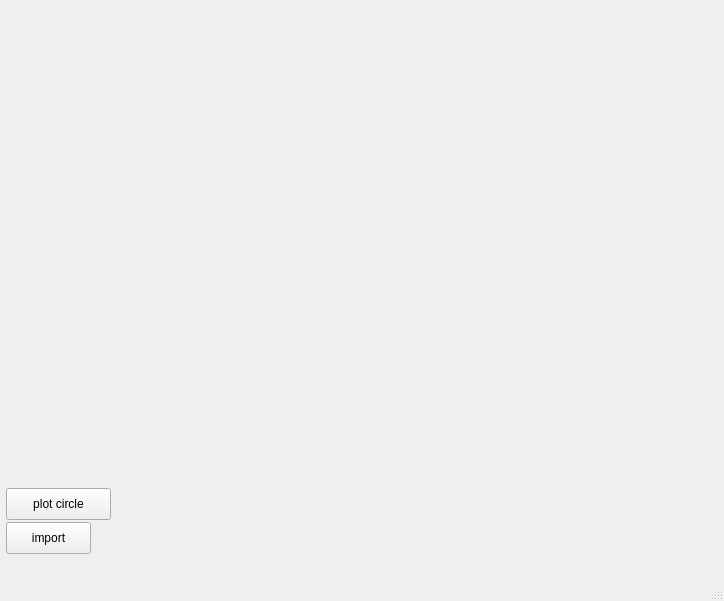
<?xml version="1.0" encoding="UTF-8"?>
<ui version="4.0">
 <class>MainWindow</class>
 <widget class="QMainWindow" name="MainWindow">
  <property name="geometry">
   <rect>
    <x>0</x>
    <y>0</y>
    <width>724</width>
    <height>601</height>
   </rect>
  </property>
  <property name="windowTitle">
   <string>MainWindow</string>
  </property>
  <widget class="QWidget" name="centralwidget">
   <widget class="QCustomPlot" name="customPlot" native="true">
    <property name="geometry">
     <rect>
      <x>12</x>
      <y>12</y>
      <width>700</width>
      <height>466</height>
     </rect>
    </property>
   </widget>
   <widget class="QPushButton" name="pushButton">
    <property name="geometry">
     <rect>
      <x>6</x>
      <y>488</y>
      <width>105</width>
      <height>32</height>
     </rect>
    </property>
    <property name="text">
     <string>plot circle</string>
    </property>
   </widget>
   <widget class="QPushButton" name="pushButton_2">
    <property name="geometry">
     <rect>
      <x>6</x>
      <y>522</y>
      <width>85</width>
      <height>32</height>
     </rect>
    </property>
    <property name="text">
     <string>import</string>
    </property>
   </widget>
  </widget>
  <widget class="QMenuBar" name="menubar">
   <property name="geometry">
    <rect>
     <x>0</x>
     <y>0</y>
     <width>724</width>
     <height>22</height>
    </rect>
   </property>
  </widget>
  <widget class="QStatusBar" name="statusbar"/>
 </widget>
 <customwidgets>
  <customwidget>
   <class>QCustomPlot</class>
   <extends>QWidget</extends>
   <header>qcustomplot.h</header>
   <container>1</container>
  </customwidget>
 </customwidgets>
 <resources/>
 <connections/>
</ui>
